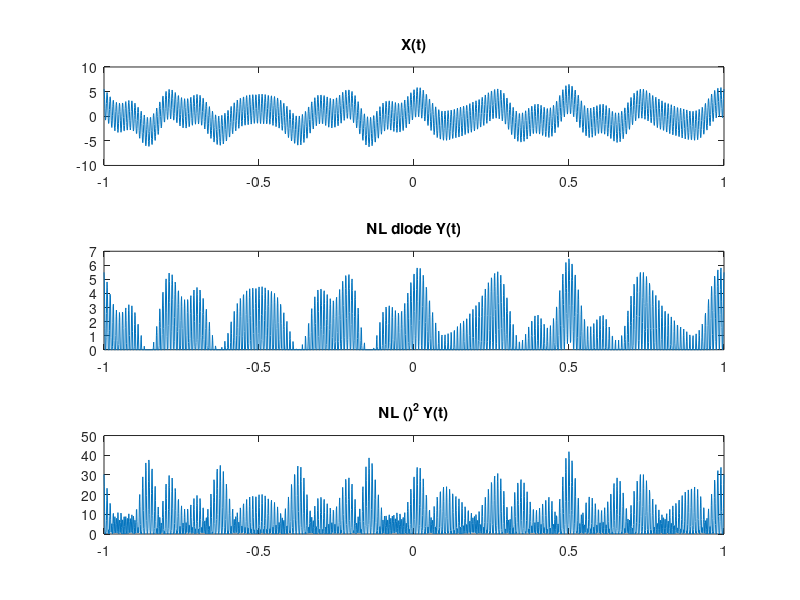
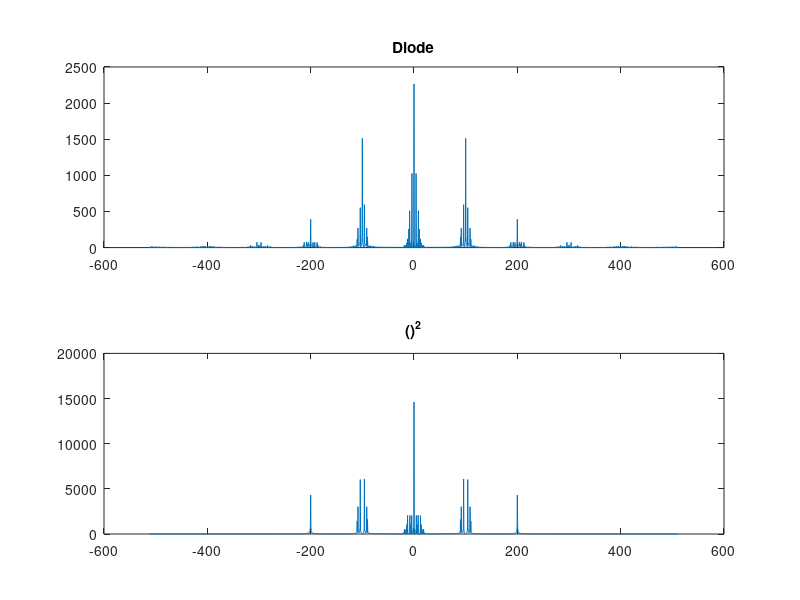
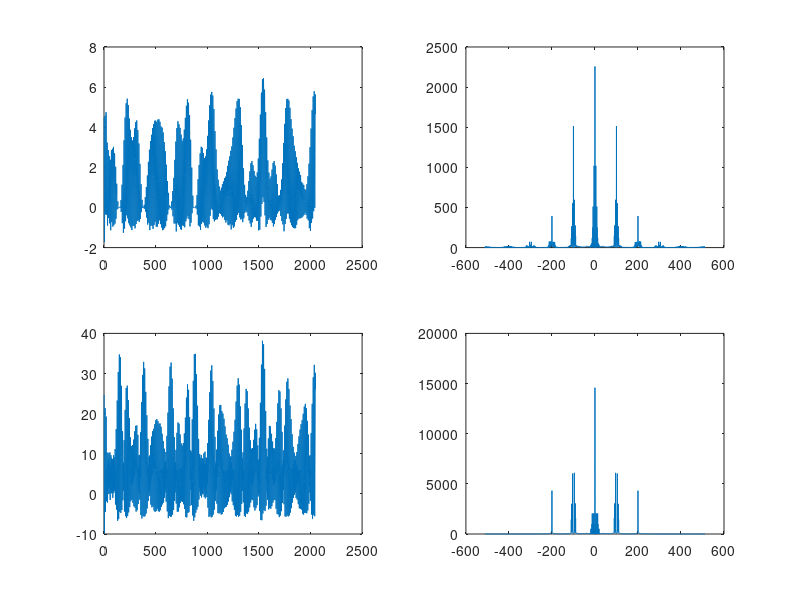

MATLAB code for these plots, in order:
L = 2048;
tmax = 1;
tmin = -1;
Fe = L/(tmax-tmin); 
Te = 1/Fe;
t = linspace(-1,1,L);
f = (-L/2:L/2-1)/(L/Fe);

m = 2*cos(8*pi*t) + sin(17*pi*t) + 0.5*cos(20*pi*t); % signal modulant
p = 3*cos(2*100*pi*t); 

x = m + p;
y1 = x.*(x>0); %NL Diode
y2 = x.^2; %NL ()^2


figure('Name', 'Partie b')
subplot(311)
plot(t,x)
title('X(t)')

subplot(312)
plot(t,y1)
title('NL diode Y(t)')

subplot(313)
plot(t,y2)
title('NL ()^2 Y(t)')

%% Partie C
figure('Name', 'Partie c Frequency')
Fy1 = fftshift(abs(fft(y1,L)));
Fy2 = fftshift(abs(fft(y2,L)));

subplot(211)
plot(f,Fy1)
title('Diode')
subplot(212)
plot(f,Fy2)
title('()^2')

figure('Name','Filtrage a Wc')
[B1,A1]=butter(5,[0.08 0.12],'stop');
sy1=filter(B1,A1,y1);
sy2=filter(B1,A1,y2);
subplot(221)
plot(sy1)
subplot(222)
plot(f, fftshift(abs(fft(sy1,L))));


subplot(223)
plot(sy2)
subplot(224)
plot(f, fftshift(abs(fft(sy2,L))));


